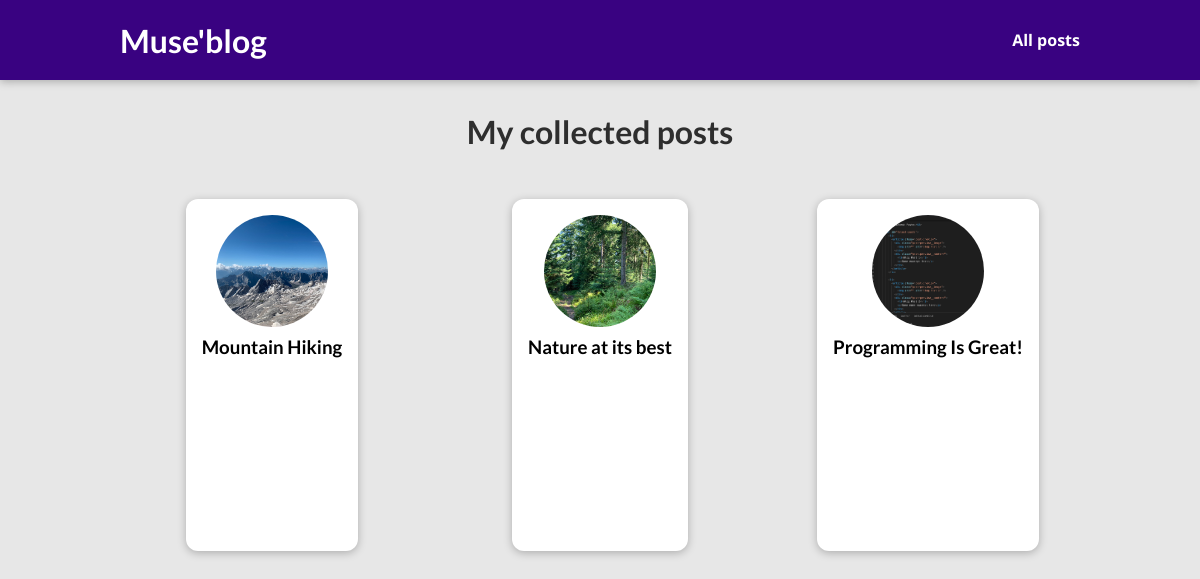
The page /posts on the database its author committed.
### blog/models.py (models this page shows, shortened)
class Post(models.Model):
    title = models.CharField(max_length=150)
    excert = models.CharField(max_length=200)
    Imagename = models.CharField(max_length=30)
    date  = models.DateField(auto_now=True)
    slug = models.SlugField(unique=True, db_index=True)
    slug = models.SlugField(default="", blank=True, null=False, db_index=True)
    content = models.TextField(validators=[MinLengthValidator(10)])
    author = models.ForeignKey(Author, on_delete=models.SET_NULL, null=True, related_name="posts")
    tag = models.ManyToManyField(Tag)

### blog/views.py (the view)
# urls.py: path("posts", views.posts, name="posts-page"),
def posts(request):
    all_posts = Post.objects.all().order_by("-date")
    return render(request, "blog/all-posts.html",{
       "all_posts": all_posts
    })

### blog/templates/blog/all-posts.html (shortened to what this page needs)
{% extends "base.html" %}
{% load static %}
{% block css_files %}
    <link rel="stylesheet" href="{% static 'you/post.css' %}" />
    <link rel="stylesheet" href="{% static 'you/all-posts.css' %}" />
{% endblock %}
{% block content %}
<section id="all-posts">
<h2>My collected posts</h2>
<ul>
   {% for post in all_posts %}
    {% include "blog/includes/post.html" %}
   {% endfor %}
</ul>
</section>
{% endblock %}

### blog/templates/blog/includes/post.html (shortened to what this page needs)
{% load static %}
<li>
    <article class="post">
      <a href="{% url "post-detail-page" post.slug %}">
        <img src="{% static "you/images/"|add:post.Imagename %}" alt="{{post.title}}"/>
        <div class="post__content">
          <h3>{{ post.title }}</h3>
        </div>
      </a>
    </article>
</li>

### static/app.css (style rules this page uses)
* { box-sizing: border-box; }
html { font-family: 'Open Sans', 'Lato', sans-serif; }
body { margin: 0; }
h1, h2, h3 { font-family: 'Lato', sans-serif; font-weight: bold; }

### blog/static/you/post.css (style rules this page uses)
.post { display: flex; flex-direction: column; align-items: center; text-align: center; }
.post a { text-decoration: none; color: black; transition: all 0.2s ease; padding: 1rem; }
.post img { width: 5rem; height: 5rem; object-fit: cover; border-radius: 50%; }
.post h3 { margin: 0.25rem 0; }

### blog/static/you/all-posts.css (style rules this page uses)
body { background-color: #e7e7e7; }
#all-posts { margin: 7rem auto; width: 90%; max-width: 60rem; }
#all-posts h2 { text-align: center; font-size: 2rem; color: #2e2e2e; margin: 3rem 0; }
ul { list-style: none; margin: 0; padding: 0; display: grid; grid-template-columns: repeat(auto-fill, minmax(17rem, 1fr)); gap: 1.5rem; }
.post img { width: 7rem; height: 7rem; }
.post a { height: 22rem; transform-origin: center; box-shadow: 0 2px 8px rgba(0, 0, 0, 0.25); border-radius: 12px; background-color: white; }

### rows shown on the page
Post: Imagename (picture), title "Mountain Hiking"
Post: Imagename (picture), title "Nature at its best"
Post: Imagename (picture), title "Programming Is Great!"
